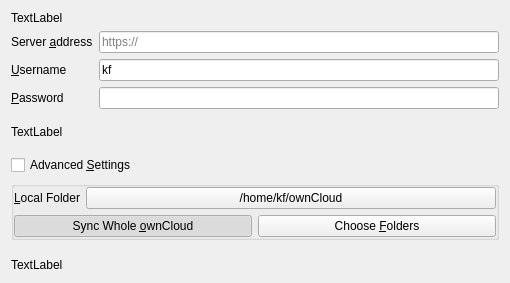
<?xml version="1.0" encoding="UTF-8"?>
<ui version="4.0">
 <class>OwncloudSetupPage</class>
 <widget class="QWidget" name="OwncloudSetupPage">
  <property name="geometry">
   <rect>
    <x>0</x>
    <y>0</y>
    <width>510</width>
    <height>283</height>
   </rect>
  </property>
  <property name="windowTitle">
   <string>Form</string>
  </property>
  <layout class="QGridLayout" name="gridLayout_2">
   <item row="0" column="0">
    <widget class="QLabel" name="topLabel">
     <property name="sizePolicy">
      <sizepolicy hsizetype="Preferred" vsizetype="Fixed">
       <horstretch>0</horstretch>
       <verstretch>0</verstretch>
      </sizepolicy>
     </property>
     <property name="text">
      <string>TextLabel</string>
     </property>
    </widget>
   </item>
   <item row="1" column="0">
    <layout class="QFormLayout" name="formLayout">
     <property name="bottomMargin">
      <number>10</number>
     </property>
     <item row="0" column="0">
      <widget class="QLabel" name="serverAddressLabel">
       <property name="text">
        <string>Server &amp;address</string>
       </property>
       <property name="buddy">
        <cstring>leUrl</cstring>
       </property>
      </widget>
     </item>
     <item row="0" column="1">
      <widget class="QLineEdit" name="leUrl">
       <property name="toolTip">
        <string>Enter the url of the ownCloud you want to connect to (without http or https).</string>
       </property>
       <property name="placeholderText">
        <string>https://</string>
       </property>
      </widget>
     </item>
     <item row="1" column="0">
      <widget class="QLabel" name="label_2">
       <property name="text">
        <string>&amp;Username</string>
       </property>
       <property name="buddy">
        <cstring>leUsername</cstring>
       </property>
      </widget>
     </item>
     <item row="1" column="1">
      <widget class="QLineEdit" name="leUsername">
       <property name="toolTip">
        <string>Enter the ownCloud username.</string>
       </property>
       <property name="text">
        <string>kf</string>
       </property>
       <property name="placeholderText">
        <string/>
       </property>
      </widget>
     </item>
     <item row="2" column="0">
      <widget class="QLabel" name="label_4">
       <property name="text">
        <string>&amp;Password</string>
       </property>
       <property name="buddy">
        <cstring>lePassword</cstring>
       </property>
      </widget>
     </item>
     <item row="2" column="1">
      <widget class="QLineEdit" name="lePassword">
       <property name="toolTip">
        <string>Enter the ownCloud password.</string>
       </property>
       <property name="text">
        <string/>
       </property>
       <property name="echoMode">
        <enum>QLineEdit::Password</enum>
       </property>
      </widget>
     </item>
    </layout>
   </item>
   <item row="2" column="0">
    <widget class="QLabel" name="errorLabel">
     <property name="text">
      <string>TextLabel</string>
     </property>
    </widget>
   </item>
   <item row="3" column="0">
    <layout class="QVBoxLayout" name="verticalLayout">
     <property name="topMargin">
      <number>10</number>
     </property>
     <item>
      <widget class="QCheckBox" name="cbAdvanced">
       <property name="sizePolicy">
        <sizepolicy hsizetype="Minimum" vsizetype="Fixed">
         <horstretch>0</horstretch>
         <verstretch>0</verstretch>
        </sizepolicy>
       </property>
       <property name="text">
        <string>Advanced &amp;Settings</string>
       </property>
      </widget>
     </item>
     <item>
      <widget class="QGroupBox" name="advancedBox">
       <property name="enabled">
        <bool>true</bool>
       </property>
       <property name="title">
        <string/>
       </property>
       <property name="flat">
        <bool>true</bool>
       </property>
       <layout class="QGridLayout" name="gridLayout">
        <property name="margin">
         <number>0</number>
        </property>
        <item row="0" column="0">
         <layout class="QHBoxLayout" name="horizontalLayout">
          <item>
           <widget class="QLabel" name="label">
            <property name="sizePolicy">
             <sizepolicy hsizetype="Minimum" vsizetype="Preferred">
              <horstretch>0</horstretch>
              <verstretch>0</verstretch>
             </sizepolicy>
            </property>
            <property name="text">
             <string>&amp;Local Folder</string>
            </property>
            <property name="buddy">
             <cstring>_pbFileSelect</cstring>
            </property>
           </widget>
          </item>
          <item>
           <widget class="QPushButton" name="_pbFileSelect">
            <property name="sizePolicy">
             <sizepolicy hsizetype="MinimumExpanding" vsizetype="Fixed">
              <horstretch>0</horstretch>
              <verstretch>0</verstretch>
             </sizepolicy>
            </property>
            <property name="text">
             <string>/home/kf/ownCloud</string>
            </property>
           </widget>
          </item>
         </layout>
        </item>
        <item row="1" column="0">
         <layout class="QHBoxLayout" name="horizontalLayout_2">
          <item>
           <widget class="QPushButton" name="pbBoxMode">
            <property name="text">
             <string>Sync Whole &amp;ownCloud</string>
            </property>
            <property name="checkable">
             <bool>true</bool>
            </property>
            <property name="checked">
             <bool>true</bool>
            </property>
            <property name="flat">
             <bool>false</bool>
            </property>
           </widget>
          </item>
          <item>
           <widget class="QPushButton" name="pbContentMode">
            <property name="text">
             <string>Choose &amp;Folders</string>
            </property>
            <property name="checkable">
             <bool>true</bool>
            </property>
           </widget>
          </item>
         </layout>
        </item>
       </layout>
      </widget>
     </item>
    </layout>
   </item>
   <item row="4" column="0">
    <spacer name="verticalSpacer">
     <property name="orientation">
      <enum>Qt::Vertical</enum>
     </property>
     <property name="sizeHint" stdset="0">
      <size>
       <width>20</width>
       <height>103</height>
      </size>
     </property>
    </spacer>
   </item>
   <item row="5" column="0">
    <widget class="QLabel" name="bottomLabel">
     <property name="text">
      <string>TextLabel</string>
     </property>
    </widget>
   </item>
  </layout>
 </widget>
 <tabstops>
  <tabstop>leUsername</tabstop>
  <tabstop>lePassword</tabstop>
 </tabstops>
 <resources/>
 <connections/>
</ui>
